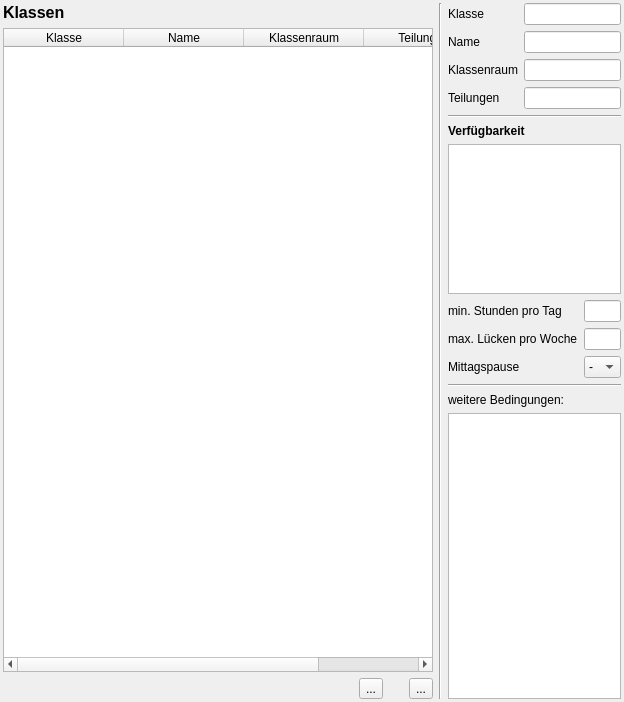
<?xml version="1.0" encoding="UTF-8"?>
<ui version="4.0">
 <class>CourseEditor</class>
 <widget class="QWidget" name="CourseEditor">
  <property name="geometry">
   <rect>
    <x>0</x>
    <y>0</y>
    <width>624</width>
    <height>702</height>
   </rect>
  </property>
  <property name="sizePolicy">
   <sizepolicy hsizetype="Preferred" vsizetype="MinimumExpanding">
    <horstretch>0</horstretch>
    <verstretch>0</verstretch>
   </sizepolicy>
  </property>
  <property name="minimumSize">
   <size>
    <width>0</width>
    <height>0</height>
   </size>
  </property>
  <property name="mouseTracking">
   <bool>false</bool>
  </property>
  <property name="windowTitle">
   <string>Daten der Klassen</string>
  </property>
  <layout class="QHBoxLayout" name="horizontalLayout" stretch="5,0,1">
   <property name="leftMargin">
    <number>3</number>
   </property>
   <property name="topMargin">
    <number>3</number>
   </property>
   <property name="rightMargin">
    <number>3</number>
   </property>
   <property name="bottomMargin">
    <number>3</number>
   </property>
   <item>
    <layout class="QVBoxLayout" name="verticalLayout">
     <item>
      <widget class="QLabel" name="label">
       <property name="font">
        <font>
         <pointsize>12</pointsize>
         <bold>true</bold>
        </font>
       </property>
       <property name="text">
        <string>Klassen</string>
       </property>
      </widget>
     </item>
     <item>
      <widget class="QTableWidget" name="class_table">
       <property name="editTriggers">
        <set>QAbstractItemView::NoEditTriggers</set>
       </property>
       <property name="alternatingRowColors">
        <bool>true</bool>
       </property>
       <property name="selectionMode">
        <enum>QAbstractItemView::SingleSelection</enum>
       </property>
       <property name="selectionBehavior">
        <enum>QAbstractItemView::SelectRows</enum>
       </property>
       <attribute name="horizontalHeaderDefaultSectionSize">
        <number>120</number>
       </attribute>
       <attribute name="horizontalHeaderStretchLastSection">
        <bool>true</bool>
       </attribute>
       <column>
        <property name="text">
         <string>Klasse</string>
        </property>
       </column>
       <column>
        <property name="text">
         <string>Name</string>
        </property>
       </column>
       <column>
        <property name="text">
         <string>Klassenraum</string>
        </property>
       </column>
       <column>
        <property name="text">
         <string>Teilungen</string>
        </property>
       </column>
      </widget>
     </item>
     <item>
      <layout class="QHBoxLayout" name="horizontalLayout_2">
       <item>
        <spacer name="horizontalSpacer_3">
         <property name="orientation">
          <enum>Qt::Horizontal</enum>
         </property>
         <property name="sizeHint" stdset="0">
          <size>
           <width>40</width>
           <height>20</height>
          </size>
         </property>
        </spacer>
       </item>
       <item>
        <widget class="QToolButton" name="pb_remove">
         <property name="toolTip">
          <string>&lt;html&gt;&lt;head/&gt;&lt;body&gt;&lt;p&gt;aktuelle Lehrperson aus der Datenbank entfernen&lt;/p&gt;&lt;/body&gt;&lt;/html&gt;</string>
         </property>
         <property name="text">
          <string>...</string>
         </property>
         <property name="icon">
          <iconset>
           <normaloff>../icons/icon_remove.svg</normaloff>../icons/icon_remove.svg</iconset>
         </property>
         <property name="iconSize">
          <size>
           <width>30</width>
           <height>30</height>
          </size>
         </property>
        </widget>
       </item>
       <item>
        <spacer name="horizontalSpacer">
         <property name="orientation">
          <enum>Qt::Horizontal</enum>
         </property>
         <property name="sizeType">
          <enum>QSizePolicy::Fixed</enum>
         </property>
         <property name="sizeHint" stdset="0">
          <size>
           <width>20</width>
           <height>20</height>
          </size>
         </property>
        </spacer>
       </item>
       <item>
        <widget class="QToolButton" name="pb_new">
         <property name="toolTip">
          <string>&lt;html&gt;&lt;head/&gt;&lt;body&gt;&lt;p&gt;neue Lehrperson&lt;/p&gt;&lt;/body&gt;&lt;/html&gt;</string>
         </property>
         <property name="text">
          <string>...</string>
         </property>
         <property name="icon">
          <iconset>
           <normaloff>../icons/icon_new.svg</normaloff>../icons/icon_new.svg</iconset>
         </property>
         <property name="iconSize">
          <size>
           <width>30</width>
           <height>30</height>
          </size>
         </property>
        </widget>
       </item>
      </layout>
     </item>
    </layout>
   </item>
   <item>
    <widget class="Line" name="line_2">
     <property name="orientation">
      <enum>Qt::Vertical</enum>
     </property>
    </widget>
   </item>
   <item>
    <widget class="QWidget" name="frame_r" native="true">
     <layout class="QVBoxLayout" name="verticalLayout_2" stretch="0,0,0,1,0,0,0,4">
      <property name="leftMargin">
       <number>0</number>
      </property>
      <property name="topMargin">
       <number>0</number>
      </property>
      <property name="rightMargin">
       <number>0</number>
      </property>
      <property name="bottomMargin">
       <number>0</number>
      </property>
      <item>
       <layout class="QFormLayout" name="formLayout">
        <item row="0" column="0">
         <widget class="QLabel" name="label_7">
          <property name="text">
           <string>Klasse</string>
          </property>
         </widget>
        </item>
        <item row="0" column="1">
         <widget class="QLineEdit" name="CLASS">
          <property name="readOnly">
           <bool>true</bool>
          </property>
         </widget>
        </item>
        <item row="1" column="0">
         <widget class="QLabel" name="label_8">
          <property name="text">
           <string>Name</string>
          </property>
         </widget>
        </item>
        <item row="1" column="1">
         <widget class="QLineEdit" name="NAME">
          <property name="readOnly">
           <bool>true</bool>
          </property>
         </widget>
        </item>
        <item row="2" column="0">
         <widget class="QLabel" name="label_9">
          <property name="text">
           <string>Klassenraum</string>
          </property>
         </widget>
        </item>
        <item row="2" column="1">
         <widget class="QLineEdit" name="CLASSROOM">
          <property name="text">
           <string/>
          </property>
          <property name="readOnly">
           <bool>true</bool>
          </property>
         </widget>
        </item>
        <item row="3" column="0">
         <widget class="QLabel" name="label_11">
          <property name="toolTip">
           <string notr="true">&lt;html&gt;&lt;head/&gt;&lt;body&gt;&lt;p&gt;Insbesondere für Epochenunterricht geeignet.&lt;/p&gt;&lt;p&gt;Jeder Block hat einen eigenen Kennzeichen.&lt;/p&gt;&lt;p&gt;Die Unterrichtsstunden können von mehreren Lehrern – parallel oder über das Jahr verteilt – gegeben.&lt;/p&gt;&lt;p&gt;Auch verschiedene Schülergruppen können betroffen sein.&lt;/p&gt;&lt;p&gt;&lt;br/&gt;&lt;/p&gt;&lt;/body&gt;&lt;/html&gt;</string>
          </property>
          <property name="text">
           <string>Teilungen</string>
          </property>
         </widget>
        </item>
        <item row="3" column="1">
         <widget class="QLineEdit" name="DIVISIONS">
          <property name="text">
           <string/>
          </property>
          <property name="readOnly">
           <bool>true</bool>
          </property>
         </widget>
        </item>
       </layout>
      </item>
      <item>
       <widget class="Line" name="line_4">
        <property name="orientation">
         <enum>Qt::Horizontal</enum>
        </property>
       </widget>
      </item>
      <item>
       <widget class="QLabel" name="label_6">
        <property name="font">
         <font>
          <bold>true</bold>
         </font>
        </property>
        <property name="text">
         <string>Verfügbarkeit</string>
        </property>
       </widget>
      </item>
      <item>
       <widget class="EdiTableWidget" name="AVAILABLE">
        <property name="minimumSize">
         <size>
          <width>0</width>
          <height>150</height>
         </size>
        </property>
        <property name="toolTip">
         <string>&lt;html&gt;&lt;head/&gt;&lt;body&gt;&lt;p&gt;Die „Verfügbarkeit“ der Klasse kann für jede Stunde angegeben werden. Mögliche Werte sind „-“ (steht definitiv nicht zur Verfügung) über 1, 2, 3, ... 9 bis „+“ (steht ohne Einschränkung zur Verfügung).&lt;/p&gt;&lt;/body&gt;&lt;/html&gt;</string>
        </property>
       </widget>
      </item>
      <item>
       <layout class="QFormLayout" name="formLayout_2">
        <item row="0" column="0">
         <widget class="QLabel" name="label_2">
          <property name="text">
           <string>min. Stunden pro Tag</string>
          </property>
         </widget>
        </item>
        <item row="0" column="1">
         <widget class="QLineEdit" name="MIN_LESSONS_PER_DAY"/>
        </item>
        <item row="1" column="0">
         <widget class="QLabel" name="label_4">
          <property name="text">
           <string>max. Lücken pro Woche</string>
          </property>
         </widget>
        </item>
        <item row="1" column="1">
         <widget class="QLineEdit" name="MAX_GAPS_PER_WEEK"/>
        </item>
        <item row="2" column="0">
         <widget class="QLabel" name="label_12">
          <property name="text">
           <string>Mittagspause</string>
          </property>
         </widget>
        </item>
        <item row="2" column="1">
         <widget class="QComboBox" name="LUNCHBREAK">
          <property name="toolTip">
           <string>&lt;html&gt;&lt;head/&gt;&lt;body&gt;&lt;p&gt;Wichtigkeit einer Freistunde in der Mittagszeit. Mögliche Werte sind „-“ (kein Bedarf oder nicht relevant) über 1, 2, 3, ... 9 bis „+“ (muss unbedingt vorhanden sein).&lt;/p&gt;&lt;/body&gt;&lt;/html&gt;</string>
          </property>
          <item>
           <property name="text">
            <string>-</string>
           </property>
          </item>
          <item>
           <property name="text">
            <string>1</string>
           </property>
          </item>
          <item>
           <property name="text">
            <string>2</string>
           </property>
          </item>
          <item>
           <property name="text">
            <string>3</string>
           </property>
          </item>
          <item>
           <property name="text">
            <string>4</string>
           </property>
          </item>
          <item>
           <property name="text">
            <string>5</string>
           </property>
          </item>
          <item>
           <property name="text">
            <string>6</string>
           </property>
          </item>
          <item>
           <property name="text">
            <string>7</string>
           </property>
          </item>
          <item>
           <property name="text">
            <string>8</string>
           </property>
          </item>
          <item>
           <property name="text">
            <string>+</string>
           </property>
          </item>
         </widget>
        </item>
       </layout>
      </item>
      <item>
       <widget class="Line" name="line_3">
        <property name="orientation">
         <enum>Qt::Horizontal</enum>
        </property>
       </widget>
      </item>
      <item>
       <widget class="QLabel" name="label_3">
        <property name="text">
         <string>weitere Bedingungen:</string>
        </property>
       </widget>
      </item>
      <item>
       <widget class="SmallList" name="constraints">
        <property name="editTriggers">
         <set>QAbstractItemView::NoEditTriggers</set>
        </property>
        <property name="alternatingRowColors">
         <bool>true</bool>
        </property>
       </widget>
      </item>
     </layout>
    </widget>
   </item>
  </layout>
 </widget>
 <customwidgets>
  <customwidget>
   <class>EdiTableWidget</class>
   <extends>QTableWidget</extends>
   <header>ui.edi_table</header>
  </customwidget>
  <customwidget>
   <class>SmallList</class>
   <extends>QListWidget</extends>
   <header>ui.ui_base</header>
  </customwidget>
 </customwidgets>
 <tabstops>
  <tabstop>class_table</tabstop>
  <tabstop>CLASS</tabstop>
  <tabstop>NAME</tabstop>
  <tabstop>CLASSROOM</tabstop>
  <tabstop>DIVISIONS</tabstop>
 </tabstops>
 <resources/>
 <connections/>
</ui>
